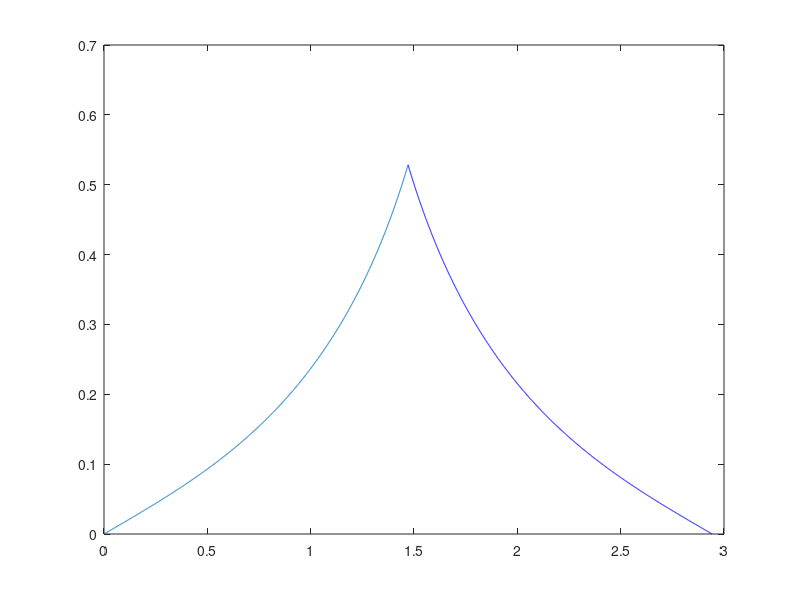

This figure's MATLAB source:
%plots the bended stracture of 2 rods anclosed by a circle and acted by a force @point B
%we will calculate the function for one rod, rotate it, rotate the other way and connect them to one plot.
%assuming stracture stays the same length, and using the result for n=2 from part one.
%using starting conditions of V(0)=0 and from symmetry V'(d)=0
clc
clear all
r=1;
E=1;
I=1;
d=r*sqrt(2); %rod length

x=0:0.001:d;  %create an x vector for which V will be calculated
V=(x.^3/(6*sqrt(2))-(r.^2/(sqrt(2)))*x)/(E*I); %V as a function of x for named starting conditions
x1=x/sqrt(2)-V/sqrt(2); %rotate x and V 45 degrees
V1=x/sqrt(2)+V/sqrt(2);
x2=2*1.471253493264445-x1; %create a second x vector which will mirror x1 and start from the right side



plot(x1,V1,x2,V1,'b') %plot the structure


